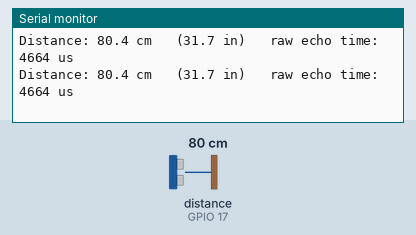
Bench run of a sketch on a simulated ESP32-S3. On the bench: the last lines printed to the serial monitor. Wiring (inferred from the names in the program): ultrasonic range finder: trigger GPIO 16; echo GPIO 17. The inputs (shaded band) are chosen by the test bench; at power-on: distance to the obstacle (sensor on GPIO 17) 80 cm. The echo pulse lasts 58.3 µs per cm.

Above: at 1.3 s.
1.4 s: distance to the obstacle (sensor on GPIO 17) set to 22 cm
At 1.9 s:
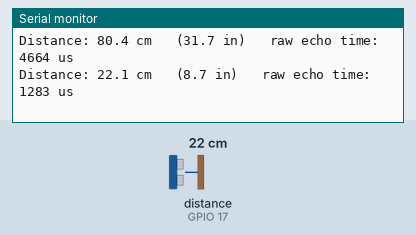
2.9 s: distance to the obstacle (sensor on GPIO 17) set to 17 cm
At 3.4 s:
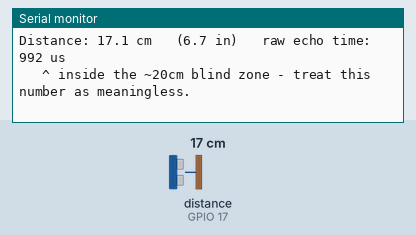
Timing chart, 0 to 5.9 s (numbered marks = the images above; inputs shaded):
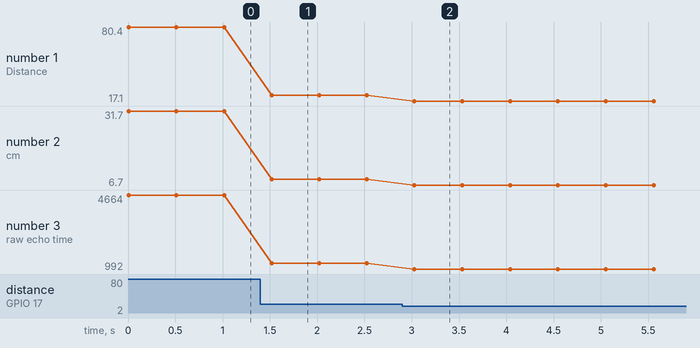

The sketch:

ultrasonic_test.ino
```cpp
/*
  AJ-SR04M Ultrasonic Test — ESP32-S3
  ------------------------------------
  Wiring:
    AJ-SR04M VCC  -> 5V
    AJ-SR04M GND  -> common GND
    AJ-SR04M TRIG -> GPIO 16   (direct, no divider needed)
    AJ-SR04M ECHO -> [1k] -> node -> [2k] -> GND
                              node -> GPIO 17

  No extra library needed - this uses plain pulseIn() timing, same as any
  standard HC-SR04-style sensor (AJ-SR04M is electrically compatible in
  its default Trig/Echo mode).

  If you get no readings at all (or constant 0 / very odd numbers), check
  the small jumper on the board - AJ-SR04M can be switched into a UART
  mode that doesn't work with this Trig/Echo code.

  Same pins as the real node, so whatever you confirm here carries straight
  over to firmware/jalraksha_node.
*/

#define TRIG_PIN 16
#define ECHO_PIN 17

void setup() {
  Serial.begin(115200);
  while (!Serial) delay(10);

  pinMode(TRIG_PIN, OUTPUT);
  pinMode(ECHO_PIN, INPUT);
  digitalWrite(TRIG_PIN, LOW);

  Serial.println();
  Serial.println("=== Ultrasonic (AJ-SR04M) test starting ===");
  Serial.println("Reading distance every 500ms...");
  Serial.println();
}

void loop() {
  // --- Send a 10us trigger pulse ---
  digitalWrite(TRIG_PIN, LOW);
  delayMicroseconds(2);
  digitalWrite(TRIG_PIN, HIGH);
  delayMicroseconds(10);
  digitalWrite(TRIG_PIN, LOW);

  // --- Measure how long Echo stays HIGH (round-trip time) ---
  // 30000us timeout ~= 5m range, well beyond what these sensors do anyway
  long duration = pulseIn(ECHO_PIN, HIGH, 30000);

  if (duration == 0) {
    Serial.println("No echo received - check wiring or the sensor's mode jumper.");
  } else {
    // Speed of sound ~343 m/s -> distance(cm) = duration(us) / 58, round trip
    float distanceCm = duration / 58.0;
    float distanceIn = distanceCm / 2.54;

    Serial.print("Distance: ");
    Serial.print(distanceCm, 1);
    Serial.print(" cm   (");
    Serial.print(distanceIn, 1);
    Serial.print(" in)   raw echo time: ");
    Serial.print(duration);
    Serial.println(" us");

    // The blind zone is the one number worth checking against while you decide
    // where to mount this. See the note below.
    if (distanceCm < 20.0) {
      Serial.println("   ^ inside the ~20cm blind zone - treat this number as meaningless.");
    }
  }

  delay(500);
}

/*
  What to expect while testing:
  - Point it at a flat surface (a wall, a book, your hand) a known distance
    away and confirm the number roughly matches reality.
  - Soft, angled or sound-absorbing surfaces can give unreliable or missing
    readings - that's normal ultrasonic sensor behavior, not necessarily a
    wiring problem.
  - CLOSE RANGE IS DIFFERENT ON THIS SENSOR. An HC-SR04 reads from about 2cm;
    the AJ-SR04M has a blind zone of roughly 20cm and returns nothing, or a
    wrong number, inside it. Hold it against your hand and you will not see
    "2 cm" - you will see junk. Check your own board's spec sheet, since the
    figure varies between 20 and 25cm across versions.
  - Once mounted above Tank 1, "distance" here is distance to the water
    surface - lower number as the tank fills, higher number as it drains.

  MOUNTING, AND THE TWO NUMBERS THE DASHBOARD NEEDS
  - Mount the sensor so a completely full tank is still more than the blind
    zone below it. Get this wrong and the level reads fine until the tank
    fills, then drops out exactly when you most want it.
  - Then measure, from the sensor face:
        full  -> the water line when the tank is full
        empty -> the tank floor
    Those two go into TANK_FULL_DISTANCE_CM and TANK_EMPTY_DISTANCE_CM in
    dashboard/src/lib/config.ts. The node only ever sends centimetres; the
    dashboard turns them into a percentage, so re-measuring the tank or
    remounting the sensor never means reflashing the ESP32.
*/
```

Measured:
- the behaviour switches between 20 and 19 cm on distance to the obstacle (sensor on GPIO 17) (found by bisection; images 1 and 2)
- after the input at 1.4 s, the serial monitor: prints a new line after 0.12 s (image 1)
- after the input at 2.9 s, the serial monitor: prints a new line after 0.13 s (image 2)
- plotted number 1: 80.4 → 22.1 after the input at 1.4 s, 22.1 → 17.1 after the input at 2.9 s
- plotted number 2: 31.7 → 8.7 after the input at 1.4 s, 8.7 → 6.7 after the input at 2.9 s
- plotted number 3: 4664 → 1283 after the input at 1.4 s, 1283 → 992 after the input at 2.9 s
